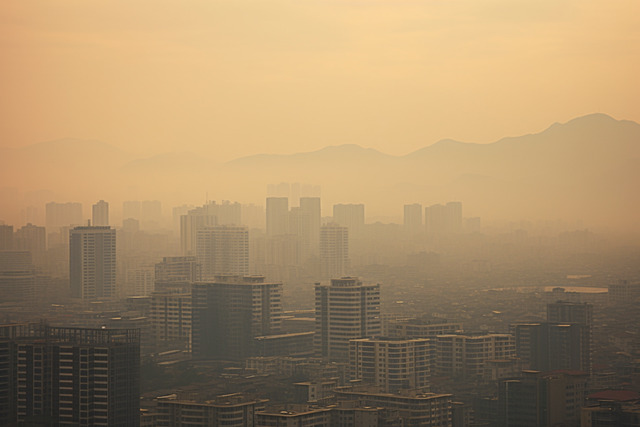
#> input picture original_image.jpg, 640 x 427 px
$ python main.py
#> lines starting #> are read from the running program, lines starting #| are printed output that depends on the picture
### airlight_estimation.py
import cv2
import numpy as np

def AirlightEstimation(HazeImg, airlightEstimation_windowSze, A):
    """
    Estimate the airlight value for each channel in the input hazy image.

    Parameters
    ----------
    HazeImg : numpy.ndarray
        Hazy input image.
    airlightEstimation_windowSze : int
        Window size for the erosion operation.
    A : list
        Airlight values for each channel.

    Returns
    -------
    A : list
        Updated airlight values.
    """

    # Check if HazeImg is color
    if (len(HazeImg.shape) == 3):
        for ch in range(len(HazeImg.shape)):
            # Apply erosion operation to estimate the minimum intensity in the window
            kernel = np.ones((airlightEstimation_windowSze, airlightEstimation_windowSze), np.uint8)
            minImg = cv2.erode(HazeImg[:, :, ch], kernel)
            A.append(int(minImg.max()))
    else:
        # Apply erosion operation to estimate the minimum intensity in the window for grayscale image
        kernel = np.ones((airlightEstimation_windowSze, airlightEstimation_windowSze), np.uint8)
        minImg = cv2.erode(HazeImg, kernel)
        A.append(int(minImg.max()))

    return A

### dehazer.py
import numpy as np
import copy
import cv2

import airlight_estimation
import bound_con
import cal_Trasmission

class image_dehazer():
    def __init__(self, airlightEstimation_windowSze=15, boundaryConstraint_windowSze=3, C0=20, C1=300,
                 regularize_lambda=0.1, sigma=0.5, delta=0.85, showHazeTransmissionMap=True):
        """
        Initialize the Image Dehazer with default parameters.

        Parameters
        ----------
        airlightEstimation_windowSze : int, optional
            Window size for airlight estimation, default is 15.
        boundaryConstraint_windowSze : int, optional
            Window size for boundary constraint, default is 3.
        C0 : int, optional
            Parameter for boundary constraint, default is 20.
        C1 : int, optional
            Parameter for boundary constraint, default is 300.
        regularize_lambda : float, optional
            Regularization parameter, default is 0.1.
        sigma : float, optional
            Parameter for transmission calculation, default is 0.5.
        delta : float, optional
            Fine-tuning parameter for dehazing, default is 0.85.
        showHazeTransmissionMap : bool, optional
            Flag to show the haze transmission map, default is True.

        Attributes
        ----------
        _A : list
            Estimated airlight.
        _transmission : list
            Estimated transmission.
        _WFun : list
            Weight function.
        """
        self.airlightEstimation_windowSze = airlightEstimation_windowSze
        self.boundaryConstraint_windowSze = boundaryConstraint_windowSze
        self.C0 = C0
        self.C1 = C1
        self.regularize_lambda = regularize_lambda
        self.sigma = sigma
        self.delta = delta
        self.showHazeTransmissionMap = showHazeTransmissionMap
        self._A = []  # Estimated airlight
        self._transmission = []  # Estimated transmission
        self._WFun = []  # Weight function

    def __removeHaze(self, HazeImg):
        '''
        Remove haze from the input hazy image.

        Parameters
        ----------
        HazeImg : numpy.ndarray
            Hazy input image.

        Returns
        -------
        HazeCorrectedImage : numpy.ndarray
            Dehazed image.
        '''

        epsilon = 0.0001
        Transmission = pow(np.maximum(abs(self._transmission), epsilon), self.delta)

        HazeCorrectedImage = copy.deepcopy(HazeImg)
        if (len(HazeImg.shape) == 3):
            for ch in range(len(HazeImg.shape)):
                temp = ((HazeImg[:, :, ch].astype(float) - self._A[ch]) / Transmission) + self._A[ch]
                temp = np.maximum(np.minimum(temp, 255), 0)
                HazeCorrectedImage[:, :, ch] = temp
        else:
            temp = ((HazeImg.astype(float) - self._A[0]) / Transmission) + self._A[0]
            temp = np.maximum(np.minimum(temp, 255), 0)
            HazeCorrectedImage = temp
        return HazeCorrectedImage

    def remove_haze(self, HazeImg):
        '''
        Remove haze from the input hazy image.

        Parameters
        ----------
        HazeImg : numpy.ndarray
            Hazy input image.

        Returns
        -------
        haze_corrected_img : numpy.ndarray
            Dehazed image.
        HazeTransmissionMap : numpy.ndarray
            Haze transmission map.
        '''
        # Estimate airlight
        A = airlight_estimation.AirlightEstimation(HazeImg, self.airlightEstimation_windowSze, self._A)
        self._A = A

        # Boundary constraint for transmission estimation
        A, Transmission, C0, C1 = bound_con.BoundCon(HazeImg, self.boundaryConstraint_windowSze, self._A,
                                                     self._transmission, self.C0, self.C1)
        self._A, self._transmission, self.C0, self.C1 = A, Transmission, C0, C1

        # Calculate haze transmission using regularization
        Transmission = cal_Trasmission.CalTransmission(HazeImg, self._transmission, self.sigma, self.regularize_lambda)

        if self.showHazeTransmissionMap:
            cv2.imshow("Haze Transmission Map", Transmission)
            cv2.waitKey(1)

        self._transmission = Transmission

        # Dehaze the image
        haze_corrected_img = self.__removeHaze(HazeImg)
        HazeTransmissionMap = self._transmission
        return haze_corrected_img, HazeTransmissionMap

def remove_haze(HazeImg, airlightEstimation_windowSze=15, boundaryConstraint_windowSze=3, C0=20, C1=300,
                regularize_lambda=0.1, sigma=0.5, delta=0.85, showHazeTransmissionMap=True):
    '''
    Remove haze from the input hazy image using the image_dehazer class.

    Parameters
    ----------
    HazeImg : numpy.ndarray
        Hazy input image.
    airlightEstimation_windowSze : int, optional
        Window size for airlight estimation, default is 15.
    boundaryConstraint_windowSze : int, optional
        Window size for boundary constraint, default is 3.
    C0 : int, optional
        Parameter for boundary constraint, default is 20.
    C1 : int, optional
        Parameter for boundary constraint, default is 300.
    regularize_lambda : float, optional
        Regularization parameter, default is 0.1.
    sigma : float, optional
        Parameter for transmission calculation, default is 0.5.
    delta : float, optional
        Fine-tuning parameter for dehazing, default is 0.85.
    showHazeTransmissionMap : bool, optional
        Flag to show the haze transmission map, default is True.

    Returns
    -------
    HazeCorrectedImg : numpy.ndarray
        Dehazed image.
    HazeTransmissionMap : numpy.ndarray
        Haze transmission map.
    '''
    # Create an instance of the image_dehazer class
    Dehazer = image_dehazer(airlightEstimation_windowSze=airlightEstimation_windowSze,
                            boundaryConstraint_windowSze=boundaryConstraint_windowSze, C0=C0, C1=C1,
                            regularize_lambda=regularize_lambda, sigma=sigma, delta=delta,
                            showHazeTransmissionMap=showHazeTransmissionMap)

    # Remove haze from the input hazy image using the image_dehazer instance
    HazeCorrectedImg, HazeTransmissionMap = Dehazer.remove_haze(HazeImg)
    return HazeCorrectedImg, HazeTransmissionMap

### bound_con.py
import numpy as np
import cv2

def BoundCon(HazeImg, boundaryConstraint_windowSze, A, Transmission, C0, C1):
    """
    Apply boundary constraints to the transmission map based on the dark channel prior.

    Parameters
    ----------
    HazeImg : numpy.ndarray
        Hazy input image.
    boundaryConstraint_windowSze : int
        Window size for the morphological close operation.
    A : list
        Estimated airlight values for each channel.
    Transmission : numpy.ndarray
        Initial estimate of the transmission map.
    C0 : int
        Parameter for boundary constraint.
    C1 : int
        Parameter for boundary constraint.

    Returns
    -------
    A : list
        Updated estimated airlight values.
    Transmission : numpy.ndarray
        Refined transmission map.
    C0 : int
        Updated parameter for boundary constraint.
    C1 : int
        Updated parameter for boundary constraint.
    """

    # Check if HazeImg is color
    if (len(HazeImg.shape) == 3):
        # Compute transmission for each channel
        t_b = np.maximum((A[0] - HazeImg[:, :, 0].astype(float)) / (A[0] - C0),
                         (HazeImg[:, :, 0].astype(float) - A[0]) / (C1 - A[0]))
        t_g = np.maximum((A[1] - HazeImg[:, :, 1].astype(float)) / (A[1] - C0),
                         (HazeImg[:, :, 1].astype(float) - A[1]) / (C1 - A[1]))
        t_r = np.maximum((A[2] - HazeImg[:, :, 2].astype(float)) / (A[2] - C0),
                         (HazeImg[:, :, 2].astype(float) - A[2]) / (C1 - A[2]))

        # Select maximum transmission
        MaxVal = np.maximum(t_b, t_g, t_r)
        Transmission = np.minimum(MaxVal, 1)
    else:
        # Compute transmission for grayscale image
        Transmission = np.maximum((A[0] - HazeImg.astype(float)) / (A[0] - C0),
                                  (HazeImg.astype(float) - A[0]) / (C1 - A[0]))
        Transmission = np.minimum(Transmission, 1)

    # Apply morphological close operation
    kernel = np.ones((boundaryConstraint_windowSze, boundaryConstraint_windowSze), float)
    Transmission = cv2.morphologyEx(Transmission, cv2.MORPH_CLOSE, kernel=kernel)

    return A, Transmission, C0, C1

### cal_Trasmission.py
import numpy as np
import cv2

import filter_bank
import weighting
import OTF
import convulation_Filter

def CalTransmission(HazeImg, Transmission, sigma, regularize_lambda):
    """
    Calculate the transmission map for dehazing using the Kirsch filter-based approach.

    Parameters
    ----------
    HazeImg : numpy.ndarray
        Hazy input image.
    Transmission : numpy.ndarray
        Initial estimate of the transmission map.
    sigma : float
        Parameter for the weighting function.
    regularize_lambda : float
        Regularization parameter.

    Returns
    -------
    Transmission : numpy.ndarray
        Refined transmission map.
    """

    # Initialize dimensions
    rows, cols = Transmission.shape

    # Load Kirsch filters
    KirschFilters = filter_bank.LoadFilterBank()

    # Normalize filters
    for idx, currentFilter in enumerate(KirschFilters):
        KirschFilters[idx] = KirschFilters[idx] / np.linalg.norm(currentFilter)

    # Calculate weighting functions
    WFun = []
    for idx, currentFilter in enumerate(KirschFilters):
        WFun.append(weighting.CalculateWeightingFunction(HazeImg, currentFilter, sigma))

    # Precompute constants
    tF = np.fft.fft2(Transmission)
    DS = 0
    for i in range(len(KirschFilters)):
        D = OTF.psf2otf(KirschFilters[i], (rows, cols))
        DS = DS + (abs(D) ** 2)

    # Cyclic loop for refining t and u
    beta = 1
    beta_max = 2 ** 4
    beta_rate = 2 * np.sqrt(2)

    while (beta < beta_max):
        gamma = regularize_lambda / beta

        # Fix t, solve for u
        DU = 0
        for i in range(len(KirschFilters)):
            dt = convulation_Filter.circularConvFilt(Transmission, KirschFilters[i])
            u = np.maximum((abs(dt) - (WFun[i] / (len(KirschFilters) * beta))), 0) * np.sign(dt)
            DU = DU + np.fft.fft2(convulation_Filter.circularConvFilt(u, cv2.flip(KirschFilters[i], -1)))

        # Fix u, solve for t
        Transmission = np.abs(np.fft.ifft2((gamma * tF + DU) / (gamma + DS)))
        beta = beta * beta_rate

    return Transmission


### weighting.py
import numpy as np
import convulation_Filter

def CalculateWeightingFunction(HazeImg, Filter, sigma):
    """
    Calculate the weighting function based on the circular convolution of the input image with a given filter.

    Parameters
    ----------
    HazeImg : numpy.ndarray
        Input hazy image.
    Filter : numpy.ndarray
        Filter for circular convolution.
    sigma : float
        Standard deviation for the Gaussian function.

    Returns
    -------
    WeightingFunction : numpy.ndarray
        Calculated weighting function.
    """

    # Convert HazeImg to double precision in the range [0, 1]
    HazeImageDouble = HazeImg.astype(float) / 255.0

    if (len(HazeImg.shape) == 3):
        # Handle RGB image
        Red = HazeImageDouble[:, :, 2]
        d_r = convulation_Filter.circularConvFilt(Red, Filter)

        Green = HazeImageDouble[:, :, 1]
        d_g = convulation_Filter.circularConvFilt(Green, Filter)

        Blue = HazeImageDouble[:, :, 0]
        d_b = convulation_Filter.circularConvFilt(Blue, Filter)

        # Calculate and return the exponential of the negative squared sum
        return np.exp(-((d_r ** 2) + (d_g ** 2) + (d_b ** 2)) / (2 * sigma * sigma))
    else:
        # Handle grayscale image
        d = convulation_Filter.circularConvFilt(HazeImageDouble, Filter)

        # Calculate and return the exponential of the negative squared sum
        return np.exp(-((d ** 2) + (d ** 2) + (d ** 2)) / (2 * sigma * sigma))

### convulation_Filter.py
import numpy as np
import cv2

def circularConvFilt(Img, Filter):
    """
    Perform circular convolution filter operation on the input image.

    Parameters
    ----------
    Img : numpy.ndarray
        Input image.
    Filter : numpy.ndarray
        Circular convolution filter.

    Returns
    -------
    Result : numpy.ndarray
        Result of the circular convolution filter operation.
    """

    # Get the dimensions of the filter
    FilterHeight, FilterWidth = Filter.shape

    # Check if the filter is square and has odd dimensions
    assert (FilterHeight == FilterWidth), 'Filter must be square in shape.'
    assert (FilterHeight % 2 == 1), 'Filter dimension must be an odd number.'

    # Calculate half size of the filter
    filterHalsSize = int((FilterHeight - 1) / 2)

    # Get the dimensions of the input image
    rows, cols = Img.shape

    # Perform circular padding using cv2.copyMakeBorder with BORDER_WRAP
    PaddedImg = cv2.copyMakeBorder(Img, filterHalsSize, filterHalsSize, filterHalsSize, filterHalsSize,
                                   borderType=cv2.BORDER_WRAP)

    # Perform 2D convolution using cv2.filter2D
    FilteredImg = cv2.filter2D(PaddedImg, -1, Filter)

    # Extract the result by removing the circular padding
    Result = FilteredImg[filterHalsSize:rows + filterHalsSize, filterHalsSize:cols + filterHalsSize]

    return Result

### OTF.py
import numpy as np
import zero_pad


def psf2otf(psf, shape):

    '''
    Convert PSF (Point Spread Function) to OTF (Optical Transfer Function).

    Parameters:
        psf (ndarray): The input PSF (Point Spread Function).
        shape (tuple): The desired shape of the output OTF (Optical Transfer Function).

    Returns:
        ndarray: The computed OTF (Optical Transfer Function).

    Notes:
        - The PSF is first padded to the specified output size.
        - The PSF is then circularly shifted for FFT shift.
        - The FFT (Fast Fourier Transform) is computed to obtain the OTF.
        - The imaginary part of the PSF is discarded and real values are ensured to be close.
        - If the input PSF is all zeros, a zero-filled array is returned.
    '''

    # If the PSF is all zeros, return a zero-filled array
    if np.all(psf == 0):
        return np.zeros_like(psf)

    # Get the input shape of the PSF
    inshape = psf.shape

    # Pad the PSF to the specified output size
    psf = zero_pad.zero_pad(psf, shape, position='corner')

    # Circularly shift the PSF for FFT shift
    for axis, axis_size in enumerate(inshape):
        psf = np.roll(psf, -int(axis_size / 2), axis=axis)

    # Compute the FFT (Fast Fourier Transform) to obtain the OTF
    otf = np.fft.fft2(psf)

    # Discard the imaginary part of the PSF
    # Calculate the number of operations for real_if_close tolerance
    n_ops = np.sum(psf.size * np.log2(psf.shape))
    # Discard the imaginary part and ensure real values are close
    otf = np.real_if_close(otf, tol=n_ops)

    return otf

### zero_pad.py
import numpy as np

def zero_pad(image, shape, position='corner'):
    """
    Extends image to a certain size with zeros

    Parameters
    ----------
    image: real 2d `numpy.ndarray`
        Input image
    shape: tuple of int
        Desired output shape of the image
    position : str, optional
        The position of the input image in the output one:
            * 'corner'
                top-left corner (default)
            * 'center'
                centered

    Returns
    -------
    padded_img: real `numpy.ndarray`
        The zero-padded image
    """
    # Ensure that shape and imshape are numpy arrays of integers
    shape = np.asarray(shape, dtype=int)
    imshape = np.asarray(image.shape, dtype=int)

    # If the input image is already of the desired shape, return it as is
    if np.alltrue(imshape == shape):
        return image

    # Check if any dimension of the desired shape is non-positive
    if np.any(shape <= 0):
        raise ValueError("ZERO_PAD: null or negative shape given")

    # Calculate the difference in shape between the desired and input images
    dshape = shape - imshape

    # Check if any dimension of the desired shape is smaller than the input
    if np.any(dshape < 0):
        raise ValueError("ZERO_PAD: target size smaller than source one")

    # Create a zero-filled array of the desired shape
    pad_img = np.zeros(shape, dtype=image.dtype)

    # Create indices for the input image
    idx, idy = np.indices(imshape)

    # Calculate the offset based on the specified position
    if position == 'center':
        if np.any(dshape % 2 != 0):
            raise ValueError("ZERO_PAD: source and target shapes "
                             "have different parity.")
        offx, offy = dshape // 2
    else:
        offx, offy = (0, 0)

    # Copy the input image to the appropriate position in the zero-filled array
    pad_img[idx + offx, idy + offy] = image

    return pad_img

### filter_bank.py
import numpy as np

def LoadFilterBank():
    """ Load filter bank """
    KirschFilters = []

    # Create and append filters to the list
    KirschFilters.append(np.array([[-3, -3, -3], [-3, 0, 5], [-3, 5, 5]]))
    KirschFilters.append(np.array([[-3, -3, -3], [-3, 0, -3], [5, 5, 5]]))
    KirschFilters.append(np.array([[-3, -3, -3], [5, 0, -3], [5, 5, -3]]))
    KirschFilters.append(np.array([[5, -3, -3], [5, 0, -3], [5, -3, -3]]))
    KirschFilters.append(np.array([[5, 5, -3], [5, 0, -3], [-3, -3, -3]]))
    KirschFilters.append(np.array([[5, 5, 5], [-3, 0, -3], [-3, -3, -3]]))
    KirschFilters.append(np.array([[-3, 5, 5], [-3, 0, 5], [-3, -3, -3]]))
    KirschFilters.append(np.array([[-3, -3, 5], [-3, 0, 5], [-3, -3, 5]]))
    KirschFilters.append(np.array([[-1, -1, -1], [-1, 8, -1], [-1, -1, -1]]))

    return (KirschFilters)

### main.py
import cv2
import tkinter as tk
from tkinter import filedialog
import dehazer

def select_image():
    root = tk.Tk()
    root.withdraw()  # Hide the main window

    file_path = filedialog.askopenfilename(title="Select Image File", filetypes=[("Image files", "*.png;*.jpg;*.jpeg;*.bmp")])
#> the answer given: original_image.jpg

    return file_path

def resize_image(image, max_width=800, max_height=600):
    height, width = image.shape[:2]

    # Calculate the ratio to maintain the aspect ratio
    ratio = min(max_width / width, max_height / height)

    # Resize the image
    resized_image = cv2.resize(image, (int(width * ratio), int(height * ratio)))

    return resized_image

# Select an image file interactively
image_path = select_image()

if image_path:
    # Read the selected image
    hazy_image = cv2.imread(image_path)
#> hazy_image is the input picture: shape (427, 640, 3); mean B, G, R 104.2, 139.5, 164.8

    # Resize the image to fit in the window
    resized_hazy_image = resize_image(hazy_image)

    # Perform dehazing
    HazeCorrectedImg, HazeMap = dehazer.remove_haze(resized_hazy_image)
#> after the loop in AirlightEstimation, `for ch in range(len(HazeImg.shape)):`: A = [158, 212, 248]
#> in BoundCon, `t_r = np.maximum((A[2] - HazeImg[:, :, 2].astype(float)) / (A[2] - C0)..`:
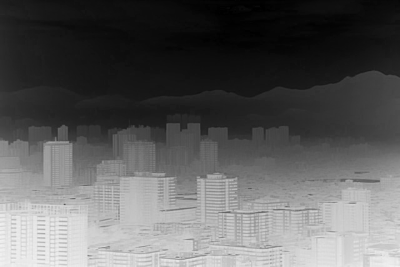
#> t_r: shape (533, 800) float64 (shown at 1/2 size); min 0, max 0.952, mean 0.365
#> in remove_haze, `A, Transmission, C0, C1 = bound_con.BoundCon(HazeImg, self.boundaryCon..`: C0 = 20; C1 = 300
#> in remove_haze, `self._A, self._transmission, self.C0, self.C1 = A, Transmission, C0, C1`: self.C0 = 20; self.C1 = 300
#> the loop in CalTransmission, `for idx, currentFilter in enumerate(KirschFilters):` made 9 passes
#> pass 1, in circularConvFilt, `FilteredImg = cv2.filter2D(PaddedImg, -1, Filter)`:
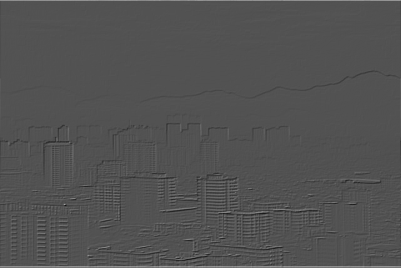
#> FilteredImg: shape (535, 802) float64 (shown at 1/2 size); min -0.322, max 0.671, mean 1.13e-16; drawn with min black and max white
#> after the loop in CalTransmission, `for idx, currentFilter in enumerate(KirschFilters):`: WFun = 9 items
#> after the loop in CalTransmission, `for i in range(len(KirschFilters)):`:
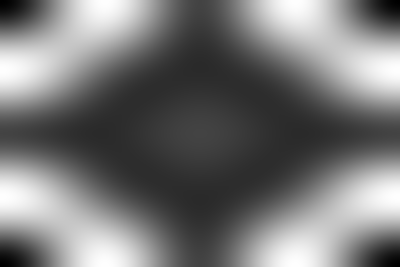
#> DS: shape (533, 800) float64 (shown at 1/2 size); min 1.91e-31, max 19.53, mean 9; drawn with min black and max white
#> the loop in CalTransmission, `while (beta < beta_max):` made 3 passes
#> pass 1, in circularConvFilt (call 29), `PaddedImg = cv2.copyMakeBorder(Img, filterHalsSize, filterHalsSize, fi..`:
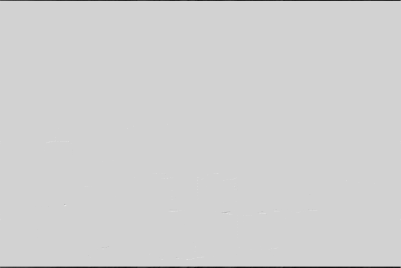
#> PaddedImg: shape (535, 802) float64 (shown at 1/2 size); min -0.701, max 0.15, mean -0.004; drawn with min black and max white
#> after the loop in CalTransmission, `while (beta < beta_max):`:
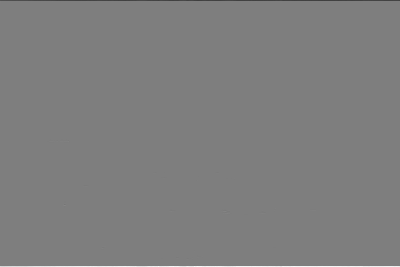
#> dt: shape (533, 800) float64 (shown at 1/2 size); min -0.285, max 0.291, mean -3.33e-20; drawn with min black and max white
#> after the loop in CalTransmission, `while (beta < beta_max):`: beta = 22.63
#> the loop in __removeHaze, `for ch in range(len(HazeImg.shape)):` made 3 passes
#> pass 1, in __removeHaze, `temp = ((HazeImg[:, :, ch].astype(float) - self._A[ch]) / Transmission..`:
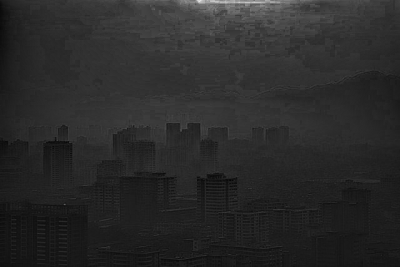
#> temp: shape (533, 800) float64 (shown at 1/2 size); min -9.91, max 340.5, mean 48.2; drawn with min black and max white
#> after the loop in __removeHaze, `for ch in range(len(HazeImg.shape)):`:
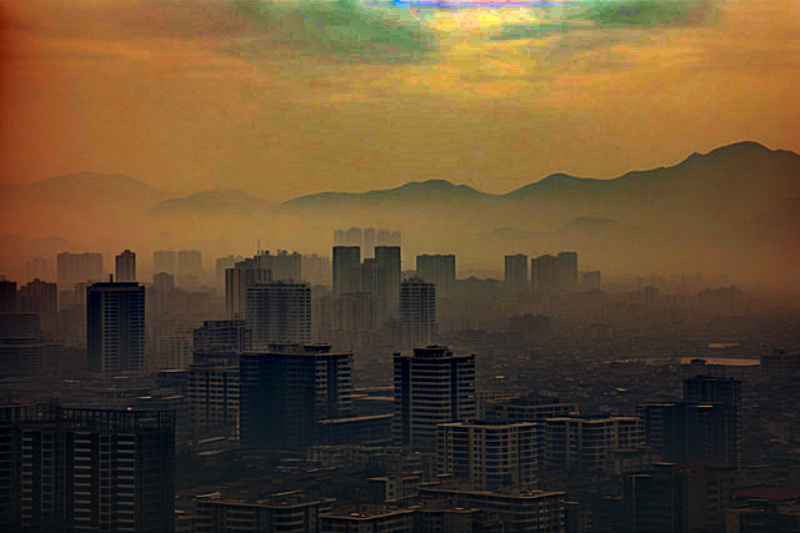
#> HazeCorrectedImage: shape (533, 800, 3); mean B, G, R 47.7, 74.5, 95.6

    # Resize the dehazed image to fit in the window
    resized_dehazed_image = resize_image(HazeCorrectedImg)

    # Display the images
    cv2.imshow('Hazy Image', resized_hazy_image)
    cv2.imshow('Dehazed Image', resized_dehazed_image)
    cv2.waitKey(0)
    cv2.destroyAllWindows()
else:
    print("No image selected.")
